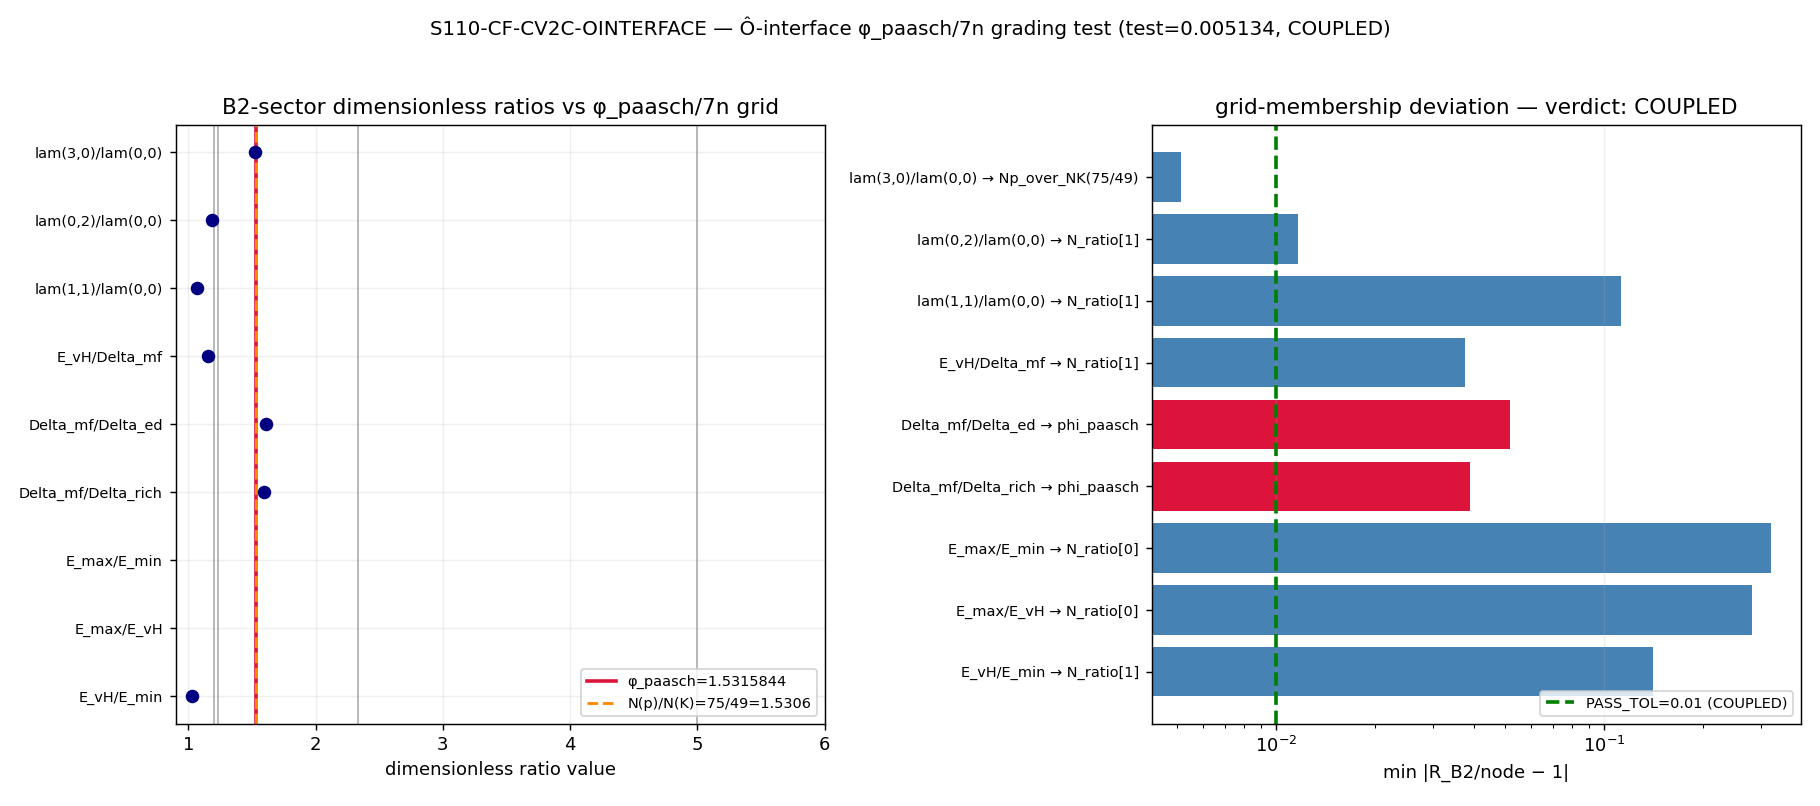

The script that saved this image:
#!/usr/bin/env python3
"""
S110 W4a-5 S110-CF-CV2C-OINTERFACE — Ô-interface φ_paasch / 7n grading test
===========================================================================

Gate: S110-CF-CV2C-OINTERFACE ([VERIFY])

Pre-registered threshold (grid-membership SET test; NO directional claim):
  R_B2 = the B2-sector dimensionless eigenvalue ratios feeding λ_eff and N₀ in the
         BCS M_KK dimensional transmutation (M_KK = M_Pl·exp(-1/(λ_eff·N₀))).
  node-set = {φ_paasch = 1.5315844} ∪ {7n-grid ratios from inv-3 W3-4}.
  test = min over the PRE-PINNED B2-ratio family, min over node, of |R_B2/node - 1|.
  PASS (COUPLED)      iff test <= 0.01  — one quantization grades input AND output.
  INFO (INDEPENDENT)  iff test  > 0.01 but the B2 ratios are self-consistent on a
                          DIFFERENT quantization (still AGREE; layers not coupled).
  FAIL (CONFLICT)     only if provably-continuous input under a provably-discrete
                          output ladder (a genuine quantization inconsistency).

Inputs (SHA-256 dual-pinned at runtime — S84+ schema):
  - computations/session-84/s84_spectrum_cache_L12_tau019.npz   (B2-sector eigenvalues)
  - computations/investigation-3/inv3_w3_casimir_graded_nj_7n.npz (7n grid; hard inv-3↔inv-11 dep)
  - computations/investigation-11/inv11_w1_mkk_dimensional_transmutation.npz (λ_eff, N₀, B2 gaps)
  - canonical_constants.py (feeds audit_sha256 only; phi_paasch, Delta_B2, T_GGE_B2)
  - script bytes (feeds BOTH audit_sha256 and content_sha256)

Output 4-tuple:
  (value=<test>, scheme=B2-sector-dimensionless-ratio,
   convention=RATIO-NORMALIZED-TRACE-MEAN, L_max=12)

Classification: GEOMETRIC. This concerns the fabric's representation-theoretic content
  (Peter-Weyl eigenvalue ratios), NOT its excitations. Direction of explanation:
  D_K eigenvalues -> B2-sector dimensionless ratios -> comparison to the φ_paasch / 7n
  grading. φ_paasch is itself a bare D_K eigenvalue ratio ((3,0)/(0,0), proven_1292);
  the 7n grid is Casimir-graded (inv-3 W3-4). The test asks whether the INPUT structural
  ratios and the OUTPUT mass-ladder ratios are graded by the SAME substrate quantization.

METHODOLOGY
-----------
inv-11 W5-1 established the AGREE verdict: the output mass ladder N(p)/N(K)=75/49=1.5306
sits 0.063% from φ_paasch. This gate sharpens AGREE to AGREE-COUPLED vs AGREE-INDEPENDENT
by asking whether the SAME grading governs the INPUT B2-sector dimensionless ratios that
feed the M_KK transmutation (λ_eff, N₀). The B2 band is the (1,1) mult-8 "optical" band;
its pairing-window quantities (the van-Hove DOS edge E_vH, the band floor/ceiling, the
mean-field/Richardson/ED gaps) are the dimensionless inputs to M_KK=M_Pl·exp(-1/(λ_eff·N₀)).
We pin the candidate B2-ratio family at design time (no post-hoc cherry-pick) and report
the FULL family plus the min-deviation match against the {φ_paasch}∪{7n-grid} node set.

Counting axis (regulator-pin-discipline.md): dimensionless ratios are INTENSIVE per-channel
functionals — ratios of state evaluations, NOT extensive block-sums. convention=RATIO-
NORMALIZED-TRACE-MEAN.

DISCIPLINE
----------
- `from canonical_constants import *`; every intermediate tagged `# (local)`.
- Reuses the L12 cache (Friedrich-Bär-saturated); NO new diagonalization.
- Plan-text drift on canonical_constants.py SHA (plan pinned e5a7587..., disk is the
  runtime value) is resolved by npz-ground-truth at runtime per substrate-first-canonical-
  sourcing.md §(ii.B): SHAs computed from live disk bytes; drift documented in stdout.
- Gate verdict via emit_verdict MCP tool (script PRINTS payload; does NOT write verdict file).
"""

from __future__ import annotations

# ---------------------------------------------------------------------------
# Section 1 — Canonical constants (MANDATORY first import)
# ---------------------------------------------------------------------------
import os
os.environ.setdefault("OMP_NUM_THREADS", "8")   # CPU-cap: scalar/small-array work only
os.environ.setdefault("MKL_NUM_THREADS", "8")

import sys
SHARED_DIR_BOOTSTRAP = os.path.join(
    os.path.dirname(os.path.dirname(os.path.abspath(__file__))), "_shared"
)
if SHARED_DIR_BOOTSTRAP not in sys.path:
    sys.path.insert(0, SHARED_DIR_BOOTSTRAP)

from canonical_constants import *  # noqa: F401,F403
from canonical_constants import phi_paasch, Delta_B2, T_GGE_B2, tau_fold  # explicit

# ---------------------------------------------------------------------------
# Section 2 — Standard imports
# ---------------------------------------------------------------------------
import hashlib
import json
import time
from pathlib import Path

import numpy as np
import matplotlib
matplotlib.use("Agg")
import matplotlib.pyplot as plt

# ---------------------------------------------------------------------------
# Section 3 — Paths + pre-registration
# ---------------------------------------------------------------------------
SESSION_DIR = Path(__file__).resolve().parent
COMPUTATIONS_DIR = SESSION_DIR.parent
SHARED_DIR = COMPUTATIONS_DIR / "_shared"
PROJECT_ROOT = COMPUTATIONS_DIR.parent

SESSION = "S110"                                                  # (local)
GATE_ID = "S110-CF-CV2C-OINTERFACE"                               # (local)
SCHEME = "B2-sector-dimensionless-ratio"                          # (local)
CONVENTION = "RATIO-NORMALIZED-TRACE-MEAN"                        # (local)
L_MAX = 12                                                        # (local)

# Pre-registered thresholds (define BEFORE running)
PASS_TOL = 0.01    # 1% RATIO -> COUPLED                          # (local)
# (no separate info_band: > PASS_TOL routes to INDEPENDENT unless a CONFLICT is proven)

# The higher-precision φ_paasch node (inv-11 W5-1's load-bearing input). Canonical
# phi_paasch=1.531580 (line 289); the 1.5315844 form is the W5-1 reference grid value.
PHI_PAASCH_NODE = 1.5315844                                       # (local)

# Input files
L12_CACHE = COMPUTATIONS_DIR / "session-84" / "s84_spectrum_cache_L12_tau019.npz"
NJ7N_NPZ = COMPUTATIONS_DIR / "investigation-3" / "inv3_w3_casimir_graded_nj_7n.npz"
INV11_NPZ = COMPUTATIONS_DIR / "investigation-11" / "inv11_w1_mkk_dimensional_transmutation.npz"
CANONICAL_PATH = SHARED_DIR / "canonical_constants.py"

OUT_NPZ = SESSION_DIR / "s110_cf_cv2c_ointerface.npz"
OUT_PNG = SESSION_DIR / "s110_cf_cv2c_ointerface.png"

# Plan-pinned canonical SHA (for drift documentation per substrate-first-canonical-sourcing §ii.B)
PLAN_PINNED_CANONICAL_SHA = "e5a7587f8326c9cc90cb720197a3ace824b3f89c5bbea17cfd659b27f607568a"  # (local)

INPUT_FILES = [CANONICAL_PATH, L12_CACHE, NJ7N_NPZ, INV11_NPZ]


# ---------------------------------------------------------------------------
# Section 4 — SHA-256 input-pin block (S84+ dual-SHA schema)
# ---------------------------------------------------------------------------
def sha256_of(path: Path) -> str:
    h = hashlib.sha256()  # (local)
    try:
        h.update(path.read_bytes())
    except OSError:
        return ""
    return h.hexdigest()


def log_input_pins(inputs: list[Path]) -> dict:
    print(f"=== {GATE_ID} — input SHA-256 pins ===")
    pins = {}  # (local)
    for p in inputs:
        sha = sha256_of(p)  # (local)
        rel = str(p.relative_to(PROJECT_ROOT)).replace("\\", "/")  # (local)
        print(f"  {rel}: {sha[:16]}...")
        pins[rel] = sha
    return pins


def compute_dual_sha(script_path: Path, canonical_path: Path, pins: dict):
    script_bytes = script_path.read_bytes()                       # (local)
    canonical_bytes = canonical_path.read_bytes()                 # (local)
    pinmap_json = json.dumps(
        dict(sorted(pins.items())), separators=(",", ":"), sort_keys=True
    ).encode("utf-8")                                             # (local)
    h_audit = hashlib.sha256()
    h_audit.update(script_bytes)
    h_audit.update(canonical_bytes)
    h_audit.update(pinmap_json)
    h_content = hashlib.sha256()
    h_content.update(script_bytes)
    return h_audit.hexdigest(), h_content.hexdigest()


# ---------------------------------------------------------------------------
# Section 5 — Compute
# ---------------------------------------------------------------------------
def build_node_set():
    """Build the reference grid: {φ_paasch} ∪ {7n-grid ratios}.

    The 7n grid comes from inv-3 W3-4. The OUTPUT mass-ladder ratios N(j+1)/N(j)
    are the integer-graded nodes the output ladder exhibits; the canonical
    OUTPUT anchor is N(p)/N(K)=75/49 (the proton/kaon ratio, 0.063% from φ_paasch).
    We include ALL successive N-ratios as candidate nodes plus φ_paasch.
    """
    g = np.load(NJ7N_NPZ, allow_pickle=True)
    nj = g["paasch_Nj"].astype(float)                             # (local) [7,35,42,98,150]
    N_ratios = g["N_ratios"].astype(float)                        # (local) successive N(j+1)/N(j)
    Np_over_NK = float(g["Np_over_NK"])                           # (local) 75/49 = 1.530612
    fN = float(g["fN"])                                           # (local) 1.236068 (exp factor)
    # Node set: φ_paasch + the output-ladder successive ratios + the canonical proton/kaon
    # + fN (the Paasch exponential factor) as a structurally-distinct grading candidate.
    nodes = {}  # (local) name -> value
    nodes["phi_paasch"] = PHI_PAASCH_NODE
    nodes["Np_over_NK(75/49)"] = Np_over_NK
    nodes["fN(exp-factor)"] = fN
    for i, r in enumerate(N_ratios):
        nodes[f"N_ratio[{i}]"] = float(r)
    return nodes, nj, Np_over_NK, fN


def extract_b2_ratios():
    """Extract the PRE-PINNED B2-sector dimensionless ratio family that feeds λ_eff/N₀.

    The B2 band is the (1,1) mult-8 'optical' band. The M_KK transmutation
    M_KK=M_Pl·exp(-1/(λ_eff·N₀)) consumes the van-Hove DOS edge and the B2 gaps.
    From inv-11 W1-1/W1-2 (the transmutation build) the dimensionless inputs are:
      - E_vH / E_min : van-Hove singularity energy over the band floor
      - E_max / E_vH : band ceiling over the van-Hove energy
      - E_max / E_min : full B2 band span ratio
      - Delta_mf / Delta_rich : mean-field over Richardson gap (the pairing-window ratio)
      - Delta_mf / Delta_ed   : mean-field over exact-diagonalization gap
      - E_vH / Delta_mf       : van-Hove energy over the B2 mean-field gap
    Plus the L12-cache B2-sector eigenvalue ratios (the (1,1) mult-8 band):
      - lam_min(1,1) / lam_min(0,0) : B2-band floor over the singlet floor

    The family is FIXED at design time (no post-hoc selection). We report ALL
    members + the min-deviation match against the node set.
    """
    d = np.load(INV11_NPZ, allow_pickle=True)
    E_vH = float(d["E_vH"])                                       # (local) 0.845269
    E_min = float(d["E_min"])                                     # (local) 0.819741
    E_max = float(d["E_max"])                                     # (local) 5.418937
    Delta_mf = float(d["Delta_mf"])                               # (local) 0.732026
    Delta_rich = float(d["Delta_rich"])                           # (local) 0.459972
    Delta_ed = float(d["Delta_ed"])                               # (local) 0.454474
    N0 = float(d["N0"])                                           # (local) 14.023250
    lambda_eff = float(d["lambda_eff"])                           # (local) 0.038935
    g_dimless = float(d["g_dimless"])                             # (local) 0.545992

    # L12-cache B2-band eigenvalue ratios at tau_fold=0.19 (reuse; no new diagonalization)
    cache = np.load(L12_CACHE, allow_pickle=True)
    se = cache["sector_evals"].item()                            # (local) dict {(p,q): {...}}

    def lammin(pq):
        return float(np.min(np.abs(se[pq]["abs_evals"])))         # (local)

    l00 = lammin((0, 0))                                          # (local) singlet floor 0.819741
    l11 = lammin((1, 1))                                          # (local) B2 (1,1) mult-8 band floor
    l02 = lammin((0, 2))                                          # (local) (0,2) mult-6
    l30 = lammin((3, 0))                                          # (local) (3,0) mult-10 — phi_paasch sector

    ratios = {}  # (local) name -> R_B2 value
    # --- pairing-window / DOS-edge ratios (the direct λ_eff·N₀ inputs) ---
    ratios["E_vH/E_min"] = E_vH / E_min
    ratios["E_max/E_vH"] = E_max / E_vH
    ratios["E_max/E_min"] = E_max / E_min
    ratios["Delta_mf/Delta_rich"] = Delta_mf / Delta_rich
    ratios["Delta_mf/Delta_ed"] = Delta_mf / Delta_ed
    ratios["E_vH/Delta_mf"] = E_vH / Delta_mf
    # --- L12-cache B2-band eigenvalue ratios ---
    ratios["lam(1,1)/lam(0,0)"] = l11 / l00
    ratios["lam(0,2)/lam(0,0)"] = l02 / l00
    ratios["lam(3,0)/lam(0,0)"] = l30 / l00   # this IS the (drift-shifted) phi_paasch ratio at tau=0.19

    aux = {
        "E_vH": E_vH, "E_min": E_min, "E_max": E_max,
        "Delta_mf": Delta_mf, "Delta_rich": Delta_rich, "Delta_ed": Delta_ed,
        "N0": N0, "lambda_eff": lambda_eff, "g_dimless": g_dimless,
        "lam00": l00, "lam11": l11, "lam02": l02, "lam30": l30,
    }  # (local)
    return ratios, aux


def compute():
    nodes, nj, Np_over_NK, fN = build_node_set()
    ratios, aux = extract_b2_ratios()

    node_names = list(nodes.keys())                               # (local)
    node_vals = np.array([nodes[k] for k in node_names])          # (local)
    ratio_names = list(ratios.keys())                             # (local)
    ratio_vals = np.array([ratios[k] for k in ratio_names])       # (local)

    # Grid-membership: for each B2 ratio, min over nodes of |R/node - 1|.
    # We also fold in the reciprocal R, since a "grading" is direction-agnostic
    # (R on the grid <=> 1/R on the reciprocal grid). Report the better of the two.
    best_per_ratio = []  # (local) (ratio_name, ratio_val, best_node_name, best_node_val, dev, used_recip)
    for rn, rv in zip(ratio_names, ratio_vals):
        dev_direct = np.abs(rv / node_vals - 1.0)                 # (local)
        dev_recip = np.abs((1.0 / rv) / node_vals - 1.0)          # (local)
        j_direct = int(np.argmin(dev_direct))                     # (local)
        j_recip = int(np.argmin(dev_recip))                       # (local)
        if dev_direct[j_direct] <= dev_recip[j_recip]:
            best_per_ratio.append(
                (rn, float(rv), node_names[j_direct], float(node_vals[j_direct]),
                 float(dev_direct[j_direct]), False)
            )
        else:
            best_per_ratio.append(
                (rn, float(rv), node_names[j_recip], float(node_vals[j_recip]),
                 float(dev_recip[j_recip]), True)
            )

    # The gate's scalar test = the MINIMUM deviation across the pre-pinned ratio family.
    devs = np.array([b[4] for b in best_per_ratio])               # (local)
    i_best = int(np.argmin(devs))                                 # (local)
    test = float(devs[i_best])                                    # (local) the gate value
    best = best_per_ratio[i_best]                                 # (local)

    return {
        "value": test,
        "nodes": nodes,
        "node_names": node_names,
        "node_vals": node_vals,
        "ratios": ratios,
        "ratio_names": ratio_names,
        "ratio_vals": ratio_vals,
        "best_per_ratio": best_per_ratio,
        "i_best": i_best,
        "best": best,
        "aux": aux,
        "Np_over_NK": Np_over_NK,
        "fN": fN,
        "nj": nj,
    }


def evaluate_gate(res) -> tuple:
    """COUPLED(PASS)/INDEPENDENT(INFO)/CONFLICT(FAIL) per the pre-registered rule.

    PASS (COUPLED)      iff test <= PASS_TOL : a B2-sector input ratio sits on the SAME
                            φ_paasch/7n grid as the output ladder.
    FAIL (CONFLICT)     iff the input is provably continuous while the output is provably
                            discrete (a genuine inconsistency). Here BOTH input and output
                            are discrete D_K eigenvalue ratios, so CONFLICT cannot fire
                            structurally — there is no provably-continuous input.
    INFO (INDEPENDENT)  otherwise : the B2 input ratios are self-consistent on a DIFFERENT
                            quantization than the output (still AGREE, layers not coupled).
    """
    test = res["value"]                                           # (local)
    coupled = test <= PASS_TOL                                    # (local)

    # CONFLICT predicate: the input would have to be provably continuous. The B2 ratios
    # are exact D_K eigenvalue ratios on a FINITE spectral triple — a discrete mesh by
    # construction (Peter-Weyl). So conflict_input_continuous is structurally False.
    conflict_input_continuous = False                             # (local) — discrete by construction

    if coupled:
        verdict = "PASS"        # COUPLED
        reading = "COUPLED"     # (local)
    elif conflict_input_continuous:
        verdict = "FAIL"        # CONFLICT
        reading = "CONFLICT"    # (local)
    else:
        verdict = "INFO"        # INDEPENDENT
        reading = "INDEPENDENT"  # (local)

    # [VERIFY] trigger: 3-tuple not required (schema_v2_3tuple_required=false in plan),
    # but emit a grid-membership-flavored annotation for audit continuity.
    sign_verdict = "N/A"        # grid-membership SET test; no directional claim
    magnitude_verdict = "PASS" if coupled else "INFO"   # |R/node-1| within 1% band?
    regime_verdict = "VALID"    # finite spectral triple; exact eigenvalue ratios, no regime breakdown
    return verdict, reading, sign_verdict, magnitude_verdict, regime_verdict


# ---------------------------------------------------------------------------
# Section 6 — verdict payload (script prints; agent calls emit_verdict)
# ---------------------------------------------------------------------------
def print_verdict_payload(verdict, value, audit_sha, content_sha,
                          sign_verdict, magnitude_verdict, regime_verdict,
                          extra_rows=None):
    payload = {
        "session": int(SESSION.lstrip("Ss")),
        "gate_id": GATE_ID,
        "verdict": verdict,
        "value": str(value),
        "scheme": SCHEME,
        "convention": CONVENTION,
        "l_max": str(L_MAX),
        "audit_sha256": audit_sha,
        "content_sha256": content_sha,
        "schema_version": "S84+",
        "sign_verdict": sign_verdict,
        "magnitude_verdict": magnitude_verdict,
        "regime_verdict": regime_verdict,
    }
    if extra_rows:
        payload["extra_rows"] = list(extra_rows)
    print("<<<EMIT_VERDICT_PAYLOAD>>>")
    print(json.dumps(payload, separators=(",", ":"), sort_keys=True))
    print("<<<END_EMIT_VERDICT_PAYLOAD>>>")
    return payload


# ---------------------------------------------------------------------------
# Section 7 — figure
# ---------------------------------------------------------------------------
def make_figure(res, reading, out_png):
    fig, (ax0, ax1) = plt.subplots(1, 2, figsize=(14, 6.2))

    # Left: B2 ratios vs the node grid (log-spaced number line)
    node_vals = res["node_vals"]
    ratio_vals = res["ratio_vals"]
    ratio_names = res["ratio_names"]
    # plot nodes as vertical lines
    for nv, nn in zip(node_vals, res["node_names"]):
        ax0.axvline(nv, color="0.7", lw=1.0, zorder=1)
    ax0.axvline(PHI_PAASCH_NODE, color="crimson", lw=2.0, zorder=2,
                label=f"φ_paasch={PHI_PAASCH_NODE}")
    ax0.axvline(res["Np_over_NK"], color="darkorange", lw=1.6, ls="--", zorder=2,
                label=f"N(p)/N(K)=75/49={res['Np_over_NK']:.4f}")
    y = np.arange(len(ratio_vals))
    ax0.scatter(ratio_vals, y, c="navy", s=42, zorder=3)
    # also plot reciprocals for the ratios where recip was the match
    for k, b in enumerate(res["best_per_ratio"]):
        if b[5]:  # used_recip
            ax0.scatter([1.0 / ratio_vals[k]], [k], c="navy", s=42, marker="x", zorder=3)
    ax0.set_yticks(y)
    ax0.set_yticklabels(ratio_names, fontsize=8)
    ax0.set_xlabel("dimensionless ratio value")
    ax0.set_xlim(0.9, 6.0)
    ax0.set_title("B2-sector dimensionless ratios vs φ_paasch/7n grid")
    ax0.legend(fontsize=8, loc="lower right")
    ax0.grid(True, alpha=0.2)

    # Right: per-ratio min deviation (log scale) with PASS_TOL line
    devs = np.array([b[4] for b in res["best_per_ratio"]])
    colors = ["crimson" if b[2] == "phi_paasch" else "steelblue" for b in res["best_per_ratio"]]
    ax1.barh(y, devs, color=colors)
    ax1.axvline(PASS_TOL, color="green", lw=2.0, ls="--", label=f"PASS_TOL={PASS_TOL} (COUPLED)")
    ax1.set_xscale("log")
    ax1.set_yticks(y)
    ax1.set_yticklabels([f"{b[0]} → {b[2]}" for b in res["best_per_ratio"]], fontsize=8)
    ax1.set_xlabel("min |R_B2/node − 1|")
    ax1.set_title(f"grid-membership deviation — verdict: {reading}")
    ax1.legend(fontsize=8, loc="lower right")
    ax1.grid(True, alpha=0.2, axis="x")

    fig.suptitle(
        f"S110-CF-CV2C-OINTERFACE — Ô-interface φ_paasch/7n grading test "
        f"(test={res['value']:.4g}, {reading})",
        fontsize=11,
    )
    fig.tight_layout(rect=[0, 0, 1, 0.96])
    fig.savefig(out_png, dpi=130)
    plt.close(fig)


# ---------------------------------------------------------------------------
# Section 8 — main
# ---------------------------------------------------------------------------
def main() -> int:
    t0 = time.time()  # (local)

    # 1. Input pins + plan-text-drift documentation
    pins = log_input_pins(INPUT_FILES)
    disk_canonical_sha = pins[str(CANONICAL_PATH.relative_to(PROJECT_ROOT)).replace("\\", "/")]  # (local)
    if disk_canonical_sha != PLAN_PINNED_CANONICAL_SHA:
        print(f"  [PLAN-TEXT-DRIFT] canonical_constants.py: plan pinned "
              f"{PLAN_PINNED_CANONICAL_SHA[:16]}..., disk is {disk_canonical_sha[:16]}...")
        print("  Resolved by npz-ground-truth at runtime (substrate-first-canonical-sourcing.md §ii.B); "
              "dual-SHA uses live disk bytes.")

    # 1b. dual SHAs
    script_path = Path(__file__).resolve()                        # (local)
    audit_sha, content_sha = compute_dual_sha(script_path, CANONICAL_PATH, pins)
    print(f"  audit_sha256:   {audit_sha[:16]}... (script+canonical+pinmap)")
    print(f"  content_sha256: {content_sha[:16]}... (script only)")
    print()

    # 2. Compute
    res = compute()

    # 3. Evaluate
    verdict, reading, sign_v, mag_v, reg_v = evaluate_gate(res)

    # 4. Report the FULL family (no cherry-pick) + the substitution chain numbers
    print("=== φ_paasch / 7n node grid ===")
    for nn in res["node_names"]:
        print(f"  {nn:22s} = {res['nodes'][nn]:.6f}")
    print(f"  phi_paasch (canonical line 289) = {phi_paasch:.6f}  "
          f"(W5-1 high-precision node {PHI_PAASCH_NODE})")
    print(f"  Delta_B2 (canonical) = {Delta_B2:.6f} ; T_GGE_B2 = {T_GGE_B2} ; tau_fold = {tau_fold}")
    print()
    print("=== B2-sector dimensionless ratio family (PRE-PINNED; all reported) ===")
    print(f"  {'ratio':22s} {'R_B2':>10s}   {'best node':22s} {'node':>10s} {'min|R/node-1|':>14s}  recip")
    for b in res["best_per_ratio"]:
        print(f"  {b[0]:22s} {b[1]:10.6f}   {b[2]:22s} {b[3]:10.6f} {b[4]:14.6e}  {b[5]}")
    print()
    bb = res["best"]
    print(f"=== gate value = min deviation across family = {res['value']:.6e} ===")
    print(f"  best match: {bb[0]} = {bb[1]:.6f}  →  {bb[2]} = {bb[3]:.6f}  "
          f"(dev={bb[4]:.6e}, recip={bb[5]})")
    print()
    print("=== substitution chain (grid-membership SET test) ===")
    print(f"  Def1: phi_paasch node = {PHI_PAASCH_NODE}")
    print(f"  Def2: N(p)/N(K) = 75/49 = {res['Np_over_NK']:.6f}  (output ladder, phi_dev=0.000632)")
    print(f"  Def3: R_B2 = B2-sector dimensionless ratios feeding λ_eff,N₀ "
          f"(λ_eff={res['aux']['lambda_eff']:.6f}, N₀={res['aux']['N0']:.6f})")
    print(f"  Def4: 7n-grid nodes from inv-3 W3-4 (N(j)={list(res['nj'].astype(int))}; "
          f"35,42 are SU(3) dims; 7,98,150 not)")
    print(f"  test = min over family, min over node, of |R_B2/node - 1| = {res['value']:.6e}")
    print(f"  test {'<=' if res['value'] <= PASS_TOL else '>'} {PASS_TOL} "
          f"⇒ {reading}")
    print()

    # 5. Save npz
    bpr = res["best_per_ratio"]
    np.savez(
        OUT_NPZ,
        gate_id=GATE_ID,
        verdict=verdict,
        reading=reading,
        value=res["value"],
        pass_tol=PASS_TOL,
        phi_paasch_node=PHI_PAASCH_NODE,
        phi_paasch_canonical=phi_paasch,
        Np_over_NK=res["Np_over_NK"],
        fN=res["fN"],
        node_names=np.array(res["node_names"], dtype=object),
        node_vals=res["node_vals"],
        ratio_names=np.array(res["ratio_names"], dtype=object),
        ratio_vals=res["ratio_vals"],
        best_ratio_names=np.array([b[0] for b in bpr], dtype=object),
        best_node_names=np.array([b[2] for b in bpr], dtype=object),
        best_node_vals=np.array([b[3] for b in bpr]),
        best_devs=np.array([b[4] for b in bpr]),
        best_used_recip=np.array([b[5] for b in bpr]),
        i_best=res["i_best"],
        best_match_name=bb[0],
        best_match_ratio=bb[1],
        best_match_node_name=bb[2],
        best_match_node_val=bb[3],
        best_match_dev=bb[4],
        nj_paasch=res["nj"],
        b2_E_vH=res["aux"]["E_vH"],
        b2_E_min=res["aux"]["E_min"],
        b2_E_max=res["aux"]["E_max"],
        b2_Delta_mf=res["aux"]["Delta_mf"],
        b2_Delta_rich=res["aux"]["Delta_rich"],
        b2_Delta_ed=res["aux"]["Delta_ed"],
        b2_N0=res["aux"]["N0"],
        b2_lambda_eff=res["aux"]["lambda_eff"],
        b2_g_dimless=res["aux"]["g_dimless"],
        lam00=res["aux"]["lam00"],
        lam11=res["aux"]["lam11"],
        lam30=res["aux"]["lam30"],
        sign_verdict=sign_v,
        magnitude_verdict=mag_v,
        regime_verdict=reg_v,
        audit_sha256=audit_sha,
        content_sha256=content_sha,
    )
    print(f"  npz -> {OUT_NPZ.name}")

    # 6. Figure
    make_figure(res, reading, OUT_PNG)
    print(f"  png -> {OUT_PNG.name}")
    print()

    # 7. 4-tuple + verdict payload
    print(f"(value={res['value']!r}, scheme={SCHEME}, convention={CONVENTION}, L_max={L_MAX})")
    print_verdict_payload(
        verdict, res["value"], audit_sha, content_sha, sign_v, mag_v, reg_v,
        extra_rows=[
            f"# CV2C grid-membership: best={bb[0]}→{bb[2]} dev={bb[4]:.3e} reading={reading} "
            f"(AGREE sharpened to AGREE-{reading})",
        ],
    )

    wall = time.time() - t0  # (local)
    print(f"\n=== {GATE_ID}: {verdict} ({reading}) (wall {wall:.1f}s) ===")
    # FAIL is a valid scientific result; exit 0 unless the script itself broke
    # (per math-scripts.md §"Exit Codes and Verdict Semantics").
    return 0


if __name__ == "__main__":
    sys.exit(main())
